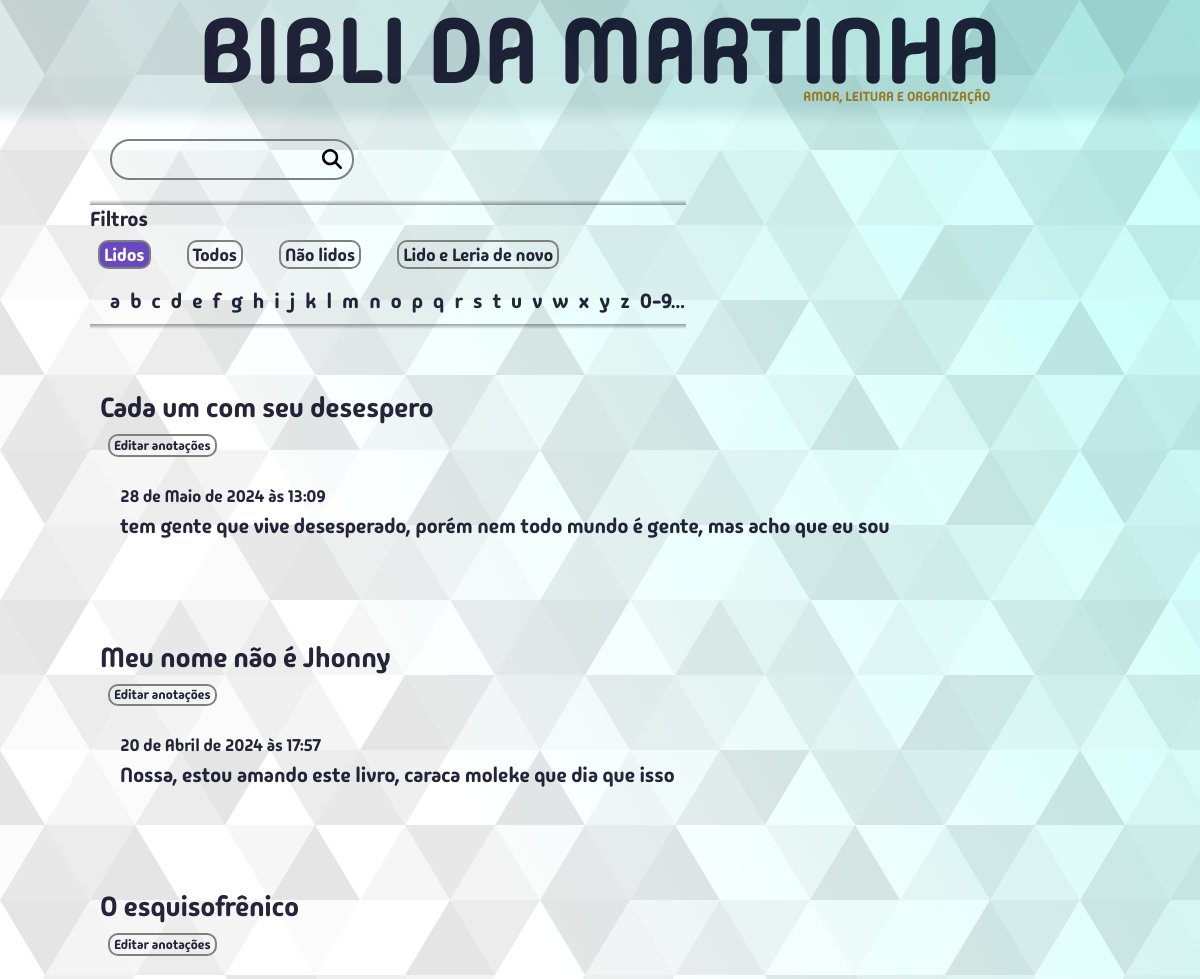
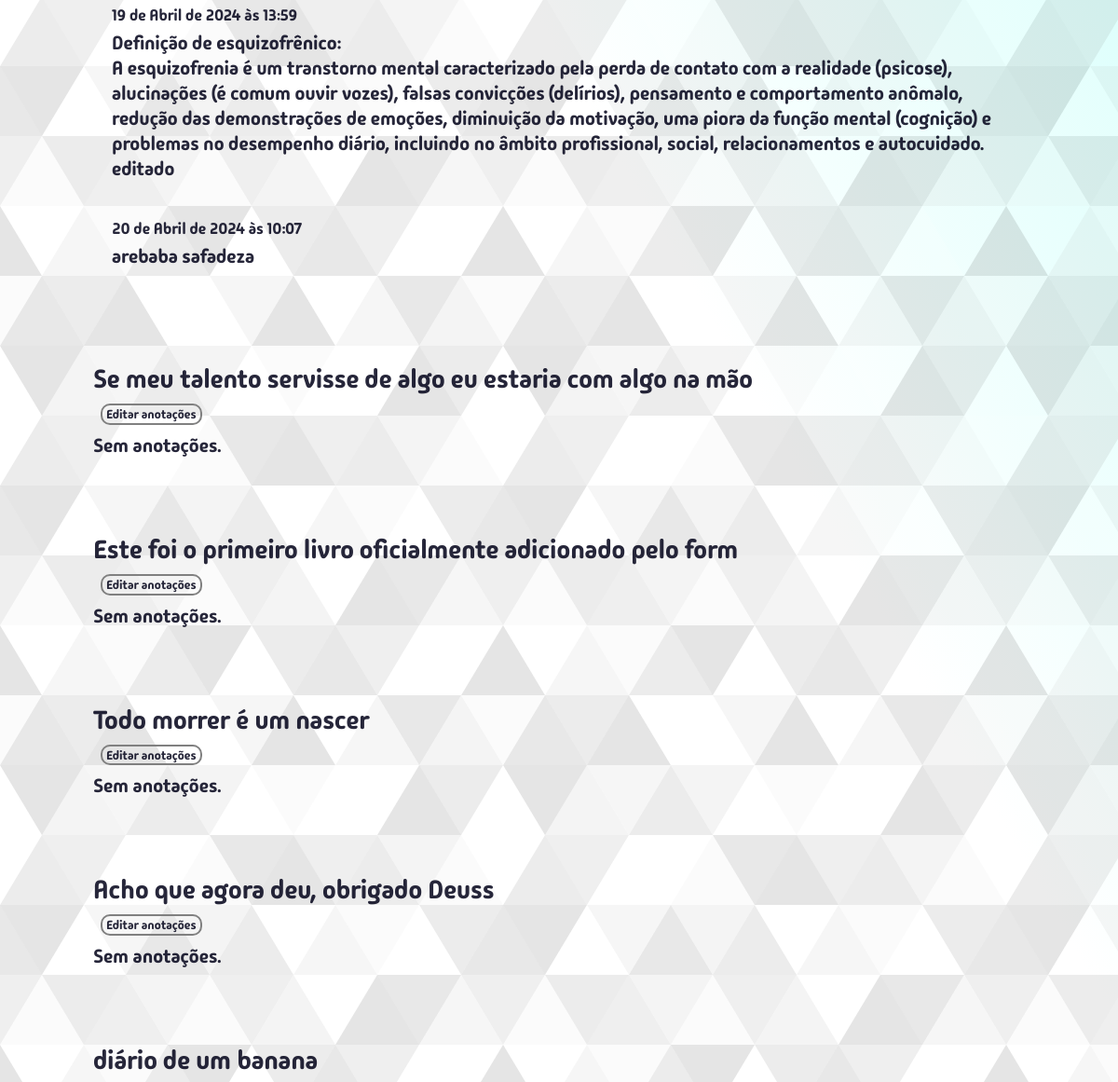
The page /minhasanotacoes/lidos/ (upper part) on the database as committed earlier (2 pictures, top to bottom).
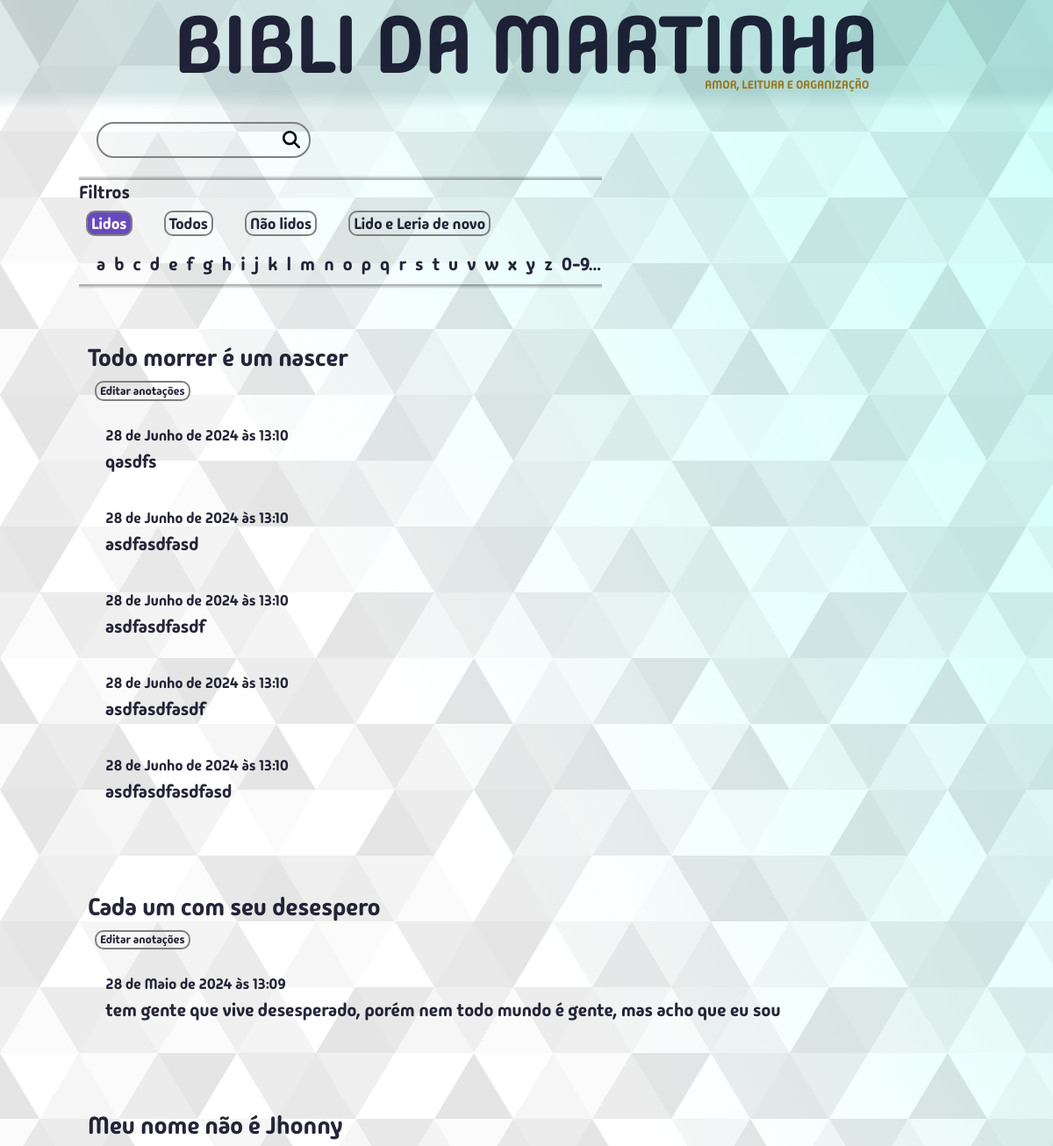
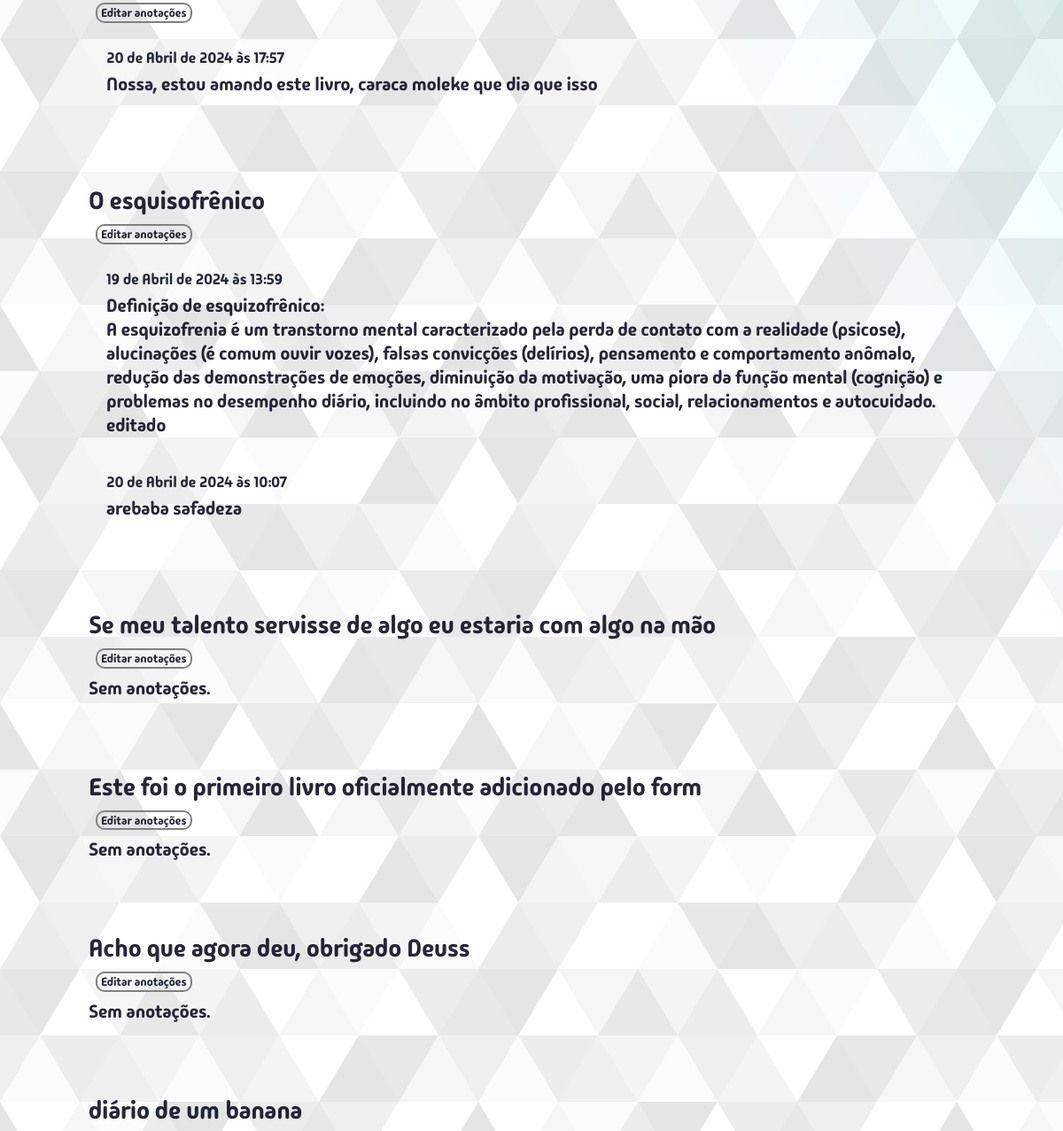
The same page on the database as committed later (2 pictures, top to bottom).
### bibm/models.py (models this page shows, shortened)
class Livro(models.Model):
    titulo = models.CharField(max_length=300, unique=True)
    editora = models.CharField(max_length=300, blank=True, null=True)
    autor = models.ForeignKey(Autor, on_delete=models.SET_DEFAULT, default=1)
    genero = models.ForeignKey(Genero, on_delete=models.SET_DEFAULT, default=1)
    tema = models.CharField(max_length=600, blank=True, null=True)
    lendo = models.BooleanField(default=False)
    lido = models.BooleanField(default=False)
    data_leitura = models.DateField(blank=True, null=True)
    leria_de_novo = models.BooleanField(default=False)
    notas = [(1,"1"),(2,"2"),(3,"3"),(4,"4"),(5,"5"),(6,"6"),(7,"7"),(8,"8"),(9,"9"),(10,"10")]
    classificacao = models.IntegerField(choices=notas, blank=True, null=True)
    endereco = models.ForeignKey(Endereco, on_delete=models.SET_NULL, blank=True, null=True)
    data_compra = models.DateField(null=True)
    regiao = models.ForeignKey(Regiao, on_delete=models.SET_DEFAULT, default=2)
    comentario = models.TextField(blank=True, null=True)
    planejamento = models.PositiveIntegerField(unique=True, blank=True, null=True)

class Anotacao(models.Model):
    livro = models.ForeignKey(Livro, on_delete=models.DO_NOTHING)
    data_inclusao = models.DateTimeField(auto_now_add=True)
    anotacao = models.TextField()

### bibm/views/views_anotacoes_historico.py (the view, shortened to what this page needs)
# urls.py: path("minhasanotacoes/<filtro>/", views.minhas_anotacoes, name="minhas_anotacoes"),
def minhas_anotacoes(request, filtro):
    termo_busca = request.GET.get("q", "").strip()
    ordem_alfabetica_lista = ["a","b","c","d","e","f","g","h","i","j","k","l","m","n","o","p",
                              "q","r","s","t","u","v","w","x","y","z","0-9..."]
    filtros = {
        "lidos": "Lidos",
        "todos": "Todos",
        "naolidos": "Não lidos",
        "lidoeleriadenovo": "Lido e Leria de novo"
    }
    if termo_busca == "":
        if filtro[:5] == "todos":
            meus_livros = Livro.objects.all().annotate(
                ultima_anotacao=Max("anotacao__data_inclusao")
            ).order_by("-ultima_anotacao")
            filtro_letra = filtro[5:]
            filtro = "todos"
        if filtro[:8] == "naolidos":
            meus_livros = Livro.objects.filter(lido=False).annotate(
                ultima_anotacao=Max("anotacao__data_inclusao")
            ).order_by("-ultima_anotacao")
            filtro_letra = filtro[8:]
            filtro = "naolidos"
        elif filtro[:5] == "lidos":
            meus_livros = Livro.objects.filter(lido=True).annotate(
                ultima_anotacao=Max("anotacao__data_inclusao")
            ).order_by("-ultima_anotacao")
            filtro_letra = filtro[5:]
            filtro = "lidos"
        elif filtro[:16] == "lidoeleriadenovo":
            meus_livros = Livro.objects.filter(lido=True, leria_de_novo=True).annotate(
                ultima_anotacao=Max("anotacao__data_inclusao")
            ).order_by("-ultima_anotacao")
            filtro_letra = filtro[16:]
            filtro = "lidoeleriadenovo"
    anotacoes = []
    for livro in meus_livros:
        anot = Anotacao.objects.filter(livro__id=livro.id)
        anotacoes.append((livro, anot))
    context = {
        "filtro": filtro,
        "caller": "minhas_anotacoes",
        "filtros": filtros,
        "ordem_alfabetica_lista": ordem_alfabetica_lista,
        "classe_btn":"btn-azul",
        "anotacoes_livros": anotacoes,
        "filtro_letra": filtro_letra,
    }
    return render(request, "bibm/pages/minhasAnotacoes.html", context)

### bibm/templates/bibm/pages/minhasAnotacoes.html
{% extends "bibm/estru.html" %}
{% load static %}
{% block content %}
  <div class="container-search-box">
    <form action="{% url 'bibm:minhas_anotacoes' 'lidos' %}" class="search-form caixa-de-pesquisa">
      <input type="search" class="search-input" name="q" value="{{ search_term }}" />
      <button type="submit" class="search-button lupa"><img src="{% static 'bibm/img/magnifying-glass-solid.svg' %}" alt="Lupa" /></button>
    </form>
  </div>
  {% include "bibm/partials/botoesFiltro.html" %}
  {% for anot_livro, anotacoes in anotacoes_livros %}
    <div class="anotacoes-livro-box">
      <div class="titulo-livro-anotacoes">{{anot_livro.titulo}}</div>
      <form action="{% url "bibm:add_anotacao" anot_livro.id %}" method="get">
        <button type="submit" class="btn-pequeno btn-verde">Editar anotações</button>
      </form>
      <div class="anotacoes-individuais-box">
        {% for anotacao in anotacoes %}
          <div class="anotacao-individual">
            <div class="anotacao-data">{{anotacao.data_inclusao}}</div>
            <div class="anotacao-anotacao">{{anotacao.anotacao}}</div>
          </div>
        {% empty %}
          Sem anotações.
        {% endfor %}
      </div>
    </div>
  {% empty %}
    Sem resultados
  {% endfor %}
{% endblock content %}

Rows that differ between the two databases and show on the page:
changed Livro "Todo morrer é um nascer": no longer shows "Sem anotações."; moves up the list
added Anotacao: data_inclusao "28 de Junho de 2024 às 13:10", anotacao "qasdfs", shown under Livro "Todo morrer é um nascer"
added Anotacao: data_inclusao "28 de Junho de 2024 às 13:10", anotacao "asdfasdfasd", shown under Livro "Todo morrer é um nascer"
added Anotacao: data_inclusao "28 de Junho de 2024 às 13:10", anotacao "asdfasdfasdf", shown under Livro "Todo morrer é um nascer"
added Anotacao: data_inclusao "28 de Junho de 2024 às 13:10", anotacao "asdfasdfasdf", shown under Livro "Todo morrer é um nascer"
added Anotacao: data_inclusao "28 de Junho de 2024 às 13:10", anotacao "asdfasdfasdfasd", shown under Livro "Todo morrer é um nascer"
